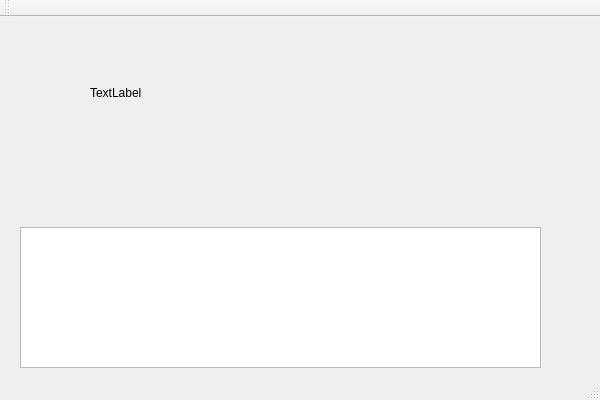
<?xml version="1.0" encoding="UTF-8"?>
<ui version="4.0">
 <class>EmojiTestClass</class>
 <widget class="QMainWindow" name="EmojiTestClass">
  <property name="geometry">
   <rect>
    <x>0</x>
    <y>0</y>
    <width>600</width>
    <height>400</height>
   </rect>
  </property>
  <property name="windowTitle">
   <string>EmojiTest</string>
  </property>
  <widget class="QWidget" name="centralWidget">
   <widget class="QPlainTextEdit" name="plainTextEdit">
    <property name="geometry">
     <rect>
      <x>20</x>
      <y>210</y>
      <width>521</width>
      <height>141</height>
     </rect>
    </property>
   </widget>
   <widget class="QLabel" name="label">
    <property name="geometry">
     <rect>
      <x>90</x>
      <y>40</y>
      <width>121</width>
      <height>71</height>
     </rect>
    </property>
    <property name="text">
     <string>TextLabel</string>
    </property>
   </widget>
  </widget>
  <widget class="QMenuBar" name="menuBar">
   <property name="geometry">
    <rect>
     <x>0</x>
     <y>0</y>
     <width>600</width>
     <height>22</height>
    </rect>
   </property>
  </widget>
  <widget class="QToolBar" name="mainToolBar">
   <attribute name="toolBarArea">
    <enum>TopToolBarArea</enum>
   </attribute>
   <attribute name="toolBarBreak">
    <bool>false</bool>
   </attribute>
  </widget>
  <widget class="QStatusBar" name="statusBar"/>
 </widget>
 <layoutdefault spacing="6" margin="11"/>
 <resources>
  <include location="EmojiTest.qrc"/>
 </resources>
 <connections/>
</ui>
